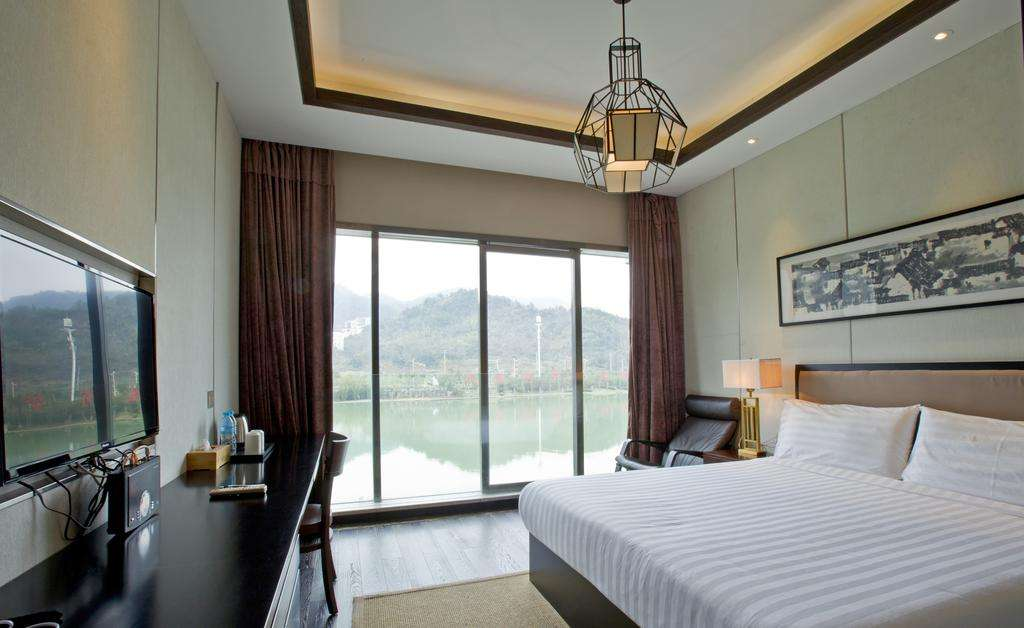
//> input picture resource/testroom.jpg, 1024 x 628 px
$ ./canny   (built with g++ and OpenCV 4)
//> lines starting //> are read from the running program, lines starting //| are printed output that depends on the picture
//
//  pyrdown.cpp
//  ex_pyrdown
//
//  Created by 吴炎强 on 2020/6/27.
//  Copyright © 2020 johnwu. All rights reserved.
//

#include <stdio.h>
#include <opencv2/opencv.hpp>

using namespace cv;
using namespace std;

int main(int argc, const char * argv[]) {
    string path = "/Users/wuyanqiang/Documents/opencv/TestOpenCV/resource/testroom.jpg";


    cv::Mat img_rgb, img_gry, img_cny;

    cv::namedWindow( "Example Gray", cv::WINDOW_AUTOSIZE );
    cv::namedWindow( "Example Canny", cv::WINDOW_AUTOSIZE );

    img_rgb = cv::imread( path );
//> img_rgb is the input picture: 628 rows x 1024 cols, CV_8UC3; mean B, G, R 128.8, 135.3, 136

    cv::cvtColor( img_rgb, img_gry, cv::COLOR_BGR2GRAY);
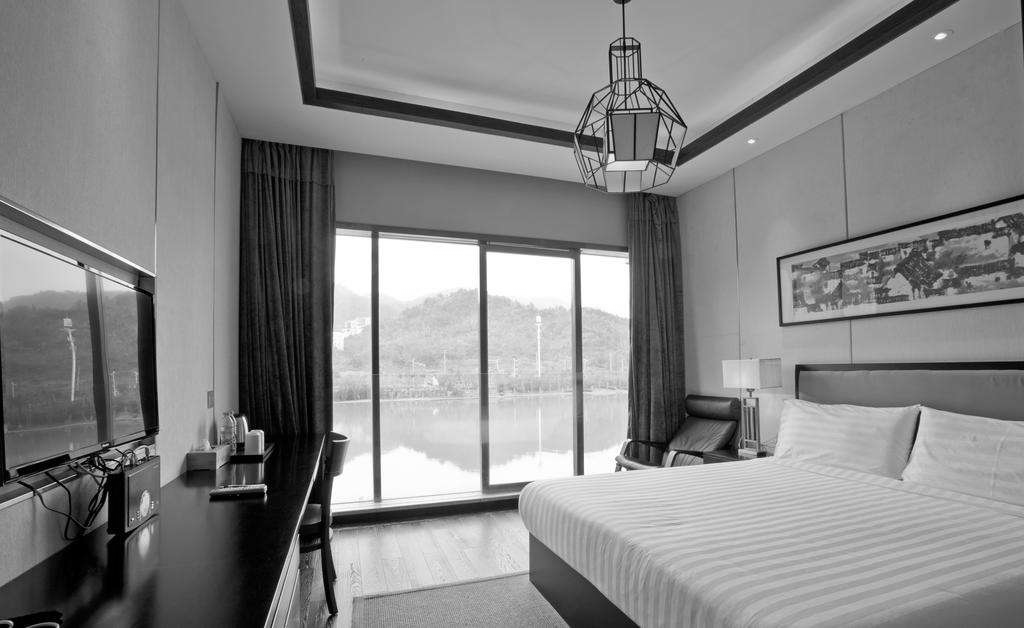
//> img_gry: 628 rows x 1024 cols, CV_8UC1; min 0, max 255, mean 134.8
    cv::imshow( "Example Gray", img_gry );

    cv::Canny( img_gry, img_cny, 10, 100, 3, true );
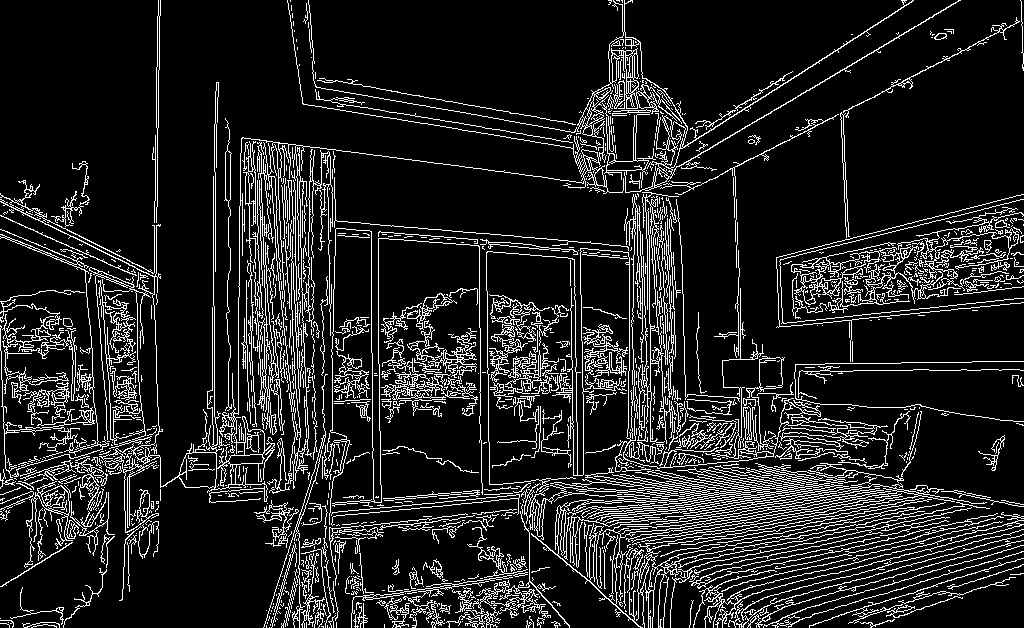
//> img_cny: 628 rows x 1024 cols, CV_8UC1; 13% white in thin lines or dots
    cv::imshow( "Example Canny", img_cny );

    cv::waitKey(0);
}

$ run again, with resource/BlueCup.jpg copied over resource/testroom.jpg
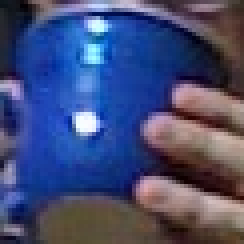
//> input picture resource/BlueCup.jpg, 61 x 61 px (shown 4 times larger)
//> img_rgb is the input picture: 61 rows x 61 cols, CV_8UC3; mean B, G, R 117.6, 76.4, 68
//> `cv::cvtColor( img_rgb, img_gry, cv::COLOR_BGR2GRAY);`:
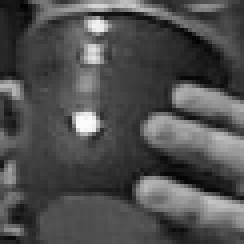
//> img_gry: 61 rows x 61 cols, CV_8UC1 (shown 4 times larger); min 2, max 252, mean 78.6
//> `cv::Canny( img_gry, img_cny, 10, 100, 3, true );`:
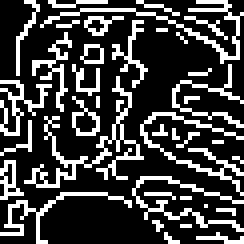
//> img_cny: 61 rows x 61 cols, CV_8UC1 (shown 4 times larger); 25.3% white in thin lines or dots

$ run again, with resource/HandIndoorColor.jpg copied over resource/testroom.jpg
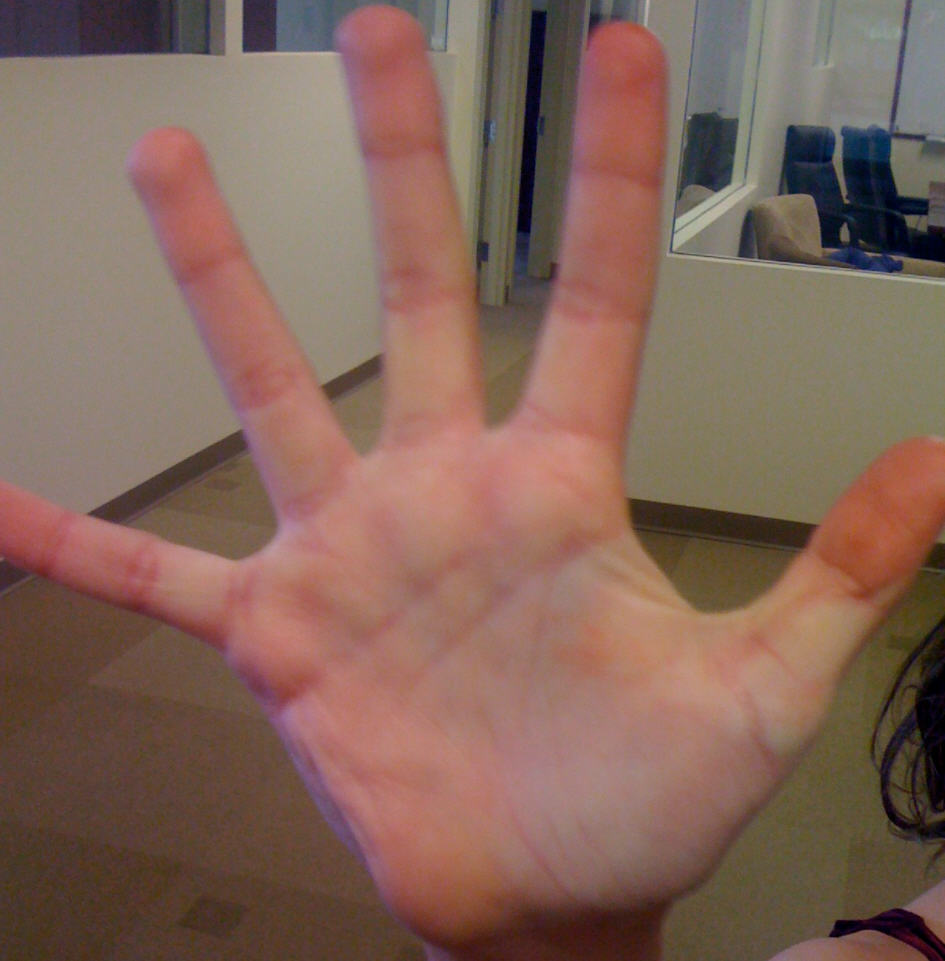
//> input picture resource/HandIndoorColor.jpg, 945 x 961 px
//> img_rgb is the input picture: 961 rows x 945 cols, CV_8UC3; mean B, G, R 89.5, 101.6, 131.2
//> `cv::cvtColor( img_rgb, img_gry, cv::COLOR_BGR2GRAY);`:
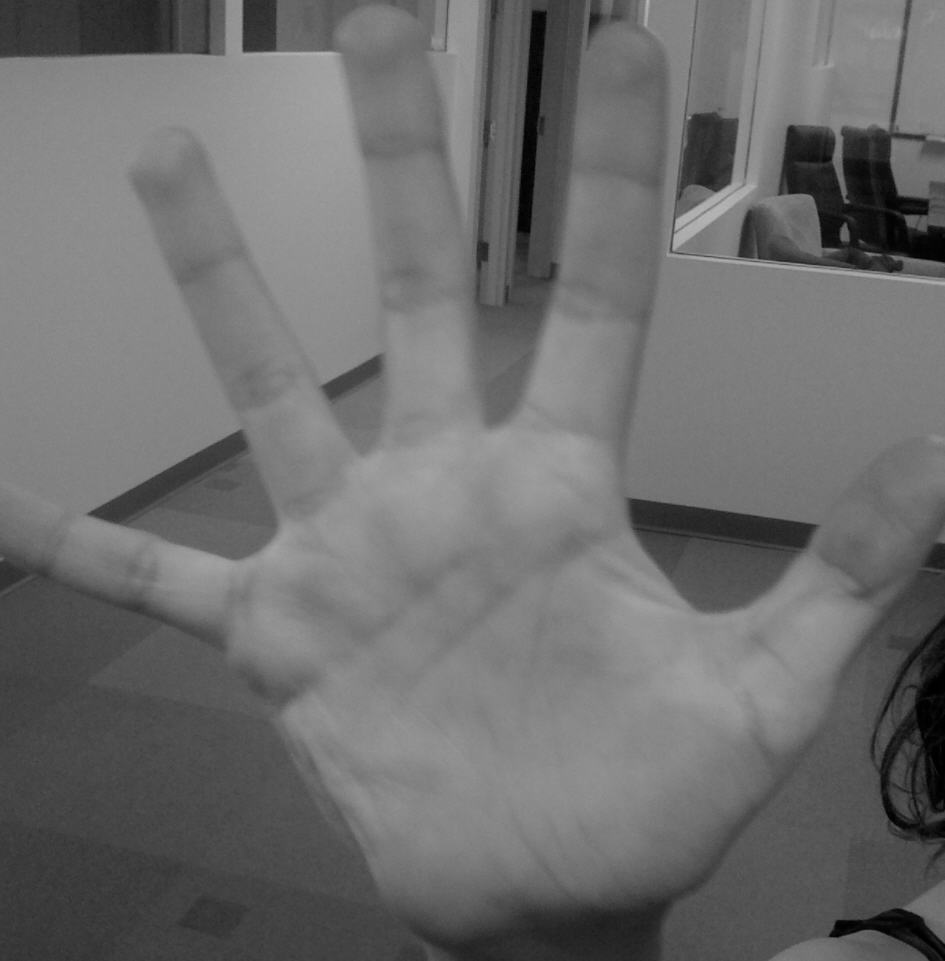
//> img_gry: 961 rows x 945 cols, CV_8UC1; min 0, max 185, mean 109.1
//> `cv::Canny( img_gry, img_cny, 10, 100, 3, true );`:
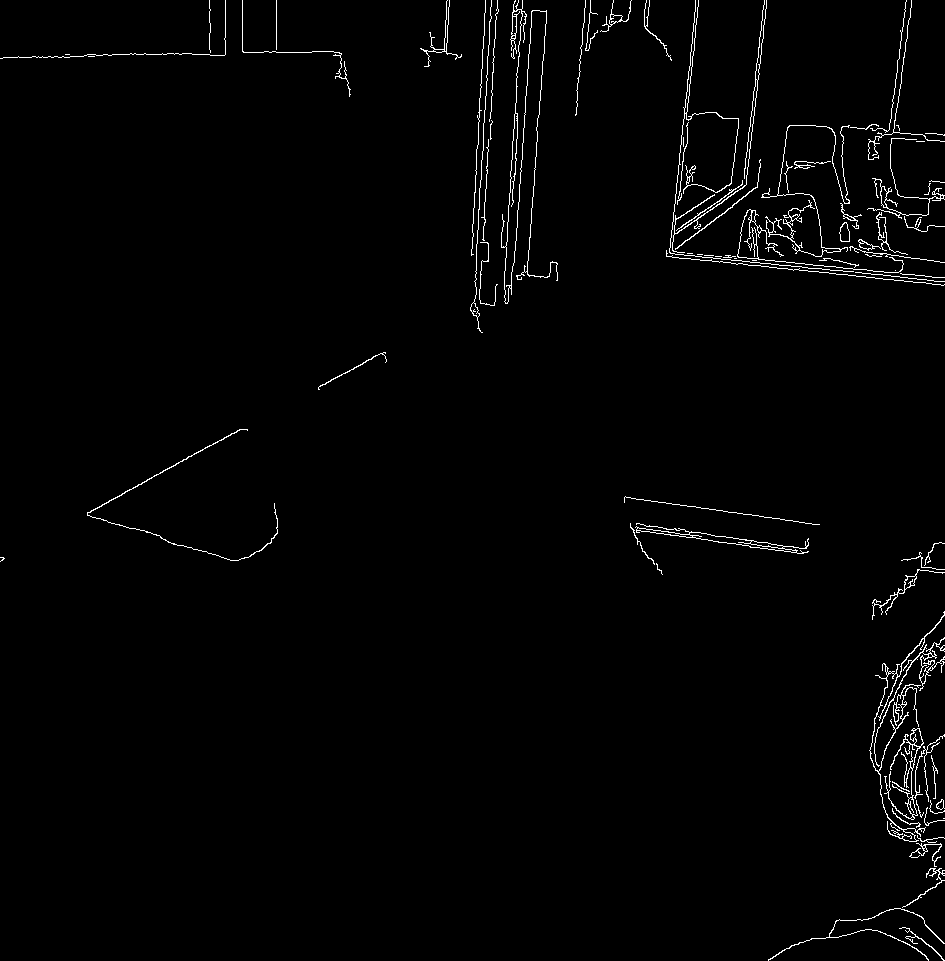
//> img_cny: 961 rows x 945 cols, CV_8UC1; 1.5% white in thin lines or dots

$ run again, with resource/HandOutdoorColor.jpg copied over resource/testroom.jpg
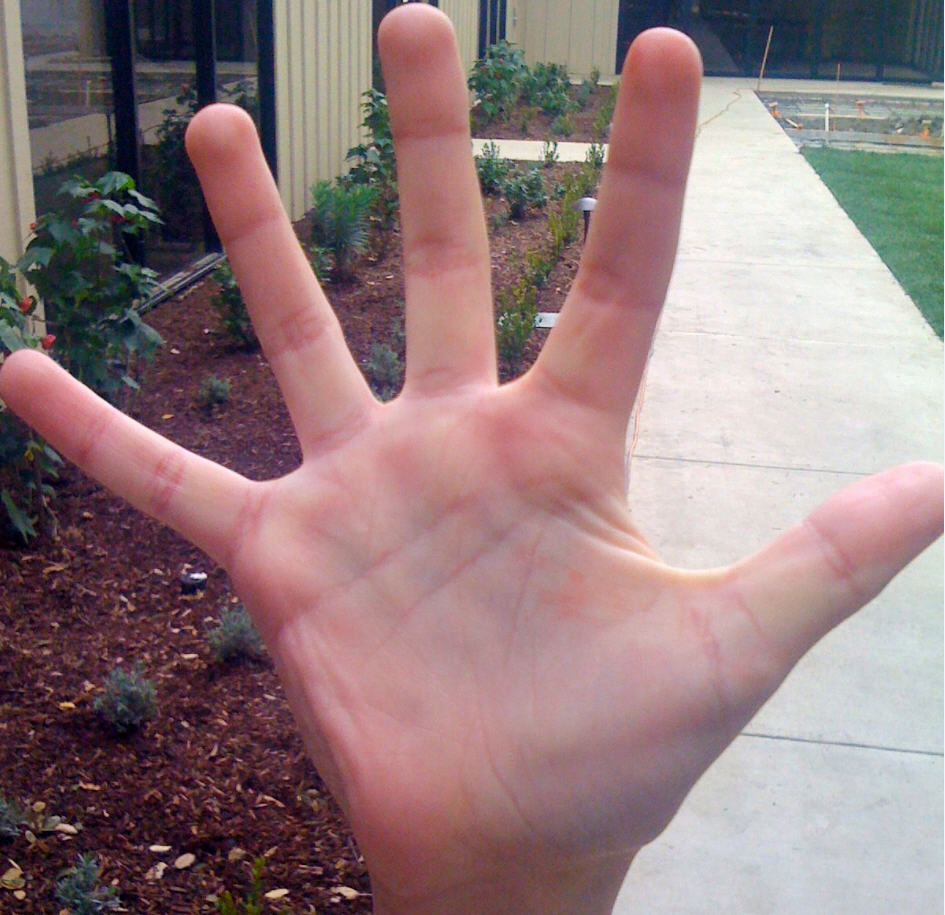
//> input picture resource/HandOutdoorColor.jpg, 945 x 915 px
//> img_rgb is the input picture: 915 rows x 945 cols, CV_8UC3; mean B, G, R 125.6, 123.8, 146.8
//> `cv::cvtColor( img_rgb, img_gry, cv::COLOR_BGR2GRAY);`:
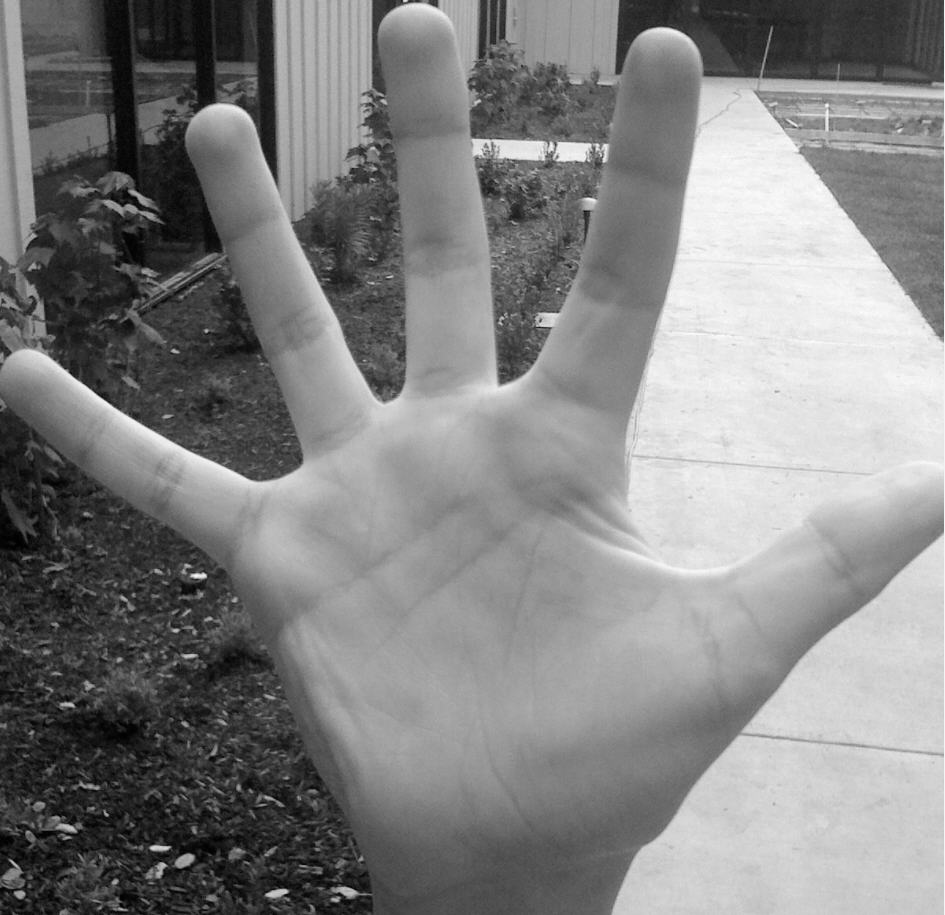
//> img_gry: 915 rows x 945 cols, CV_8UC1; min 0, max 254, mean 130.9
//> `cv::Canny( img_gry, img_cny, 10, 100, 3, true );`:
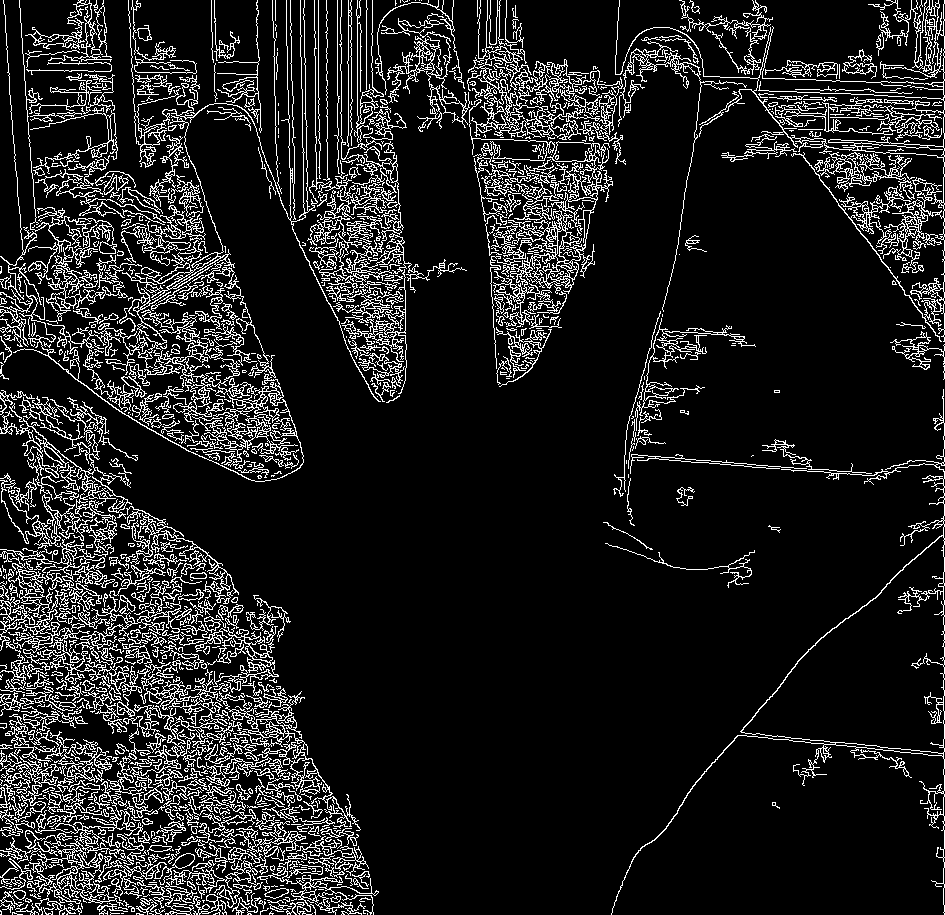
//> img_cny: 915 rows x 945 cols, CV_8UC1; 12.1% white in thin lines or dots
